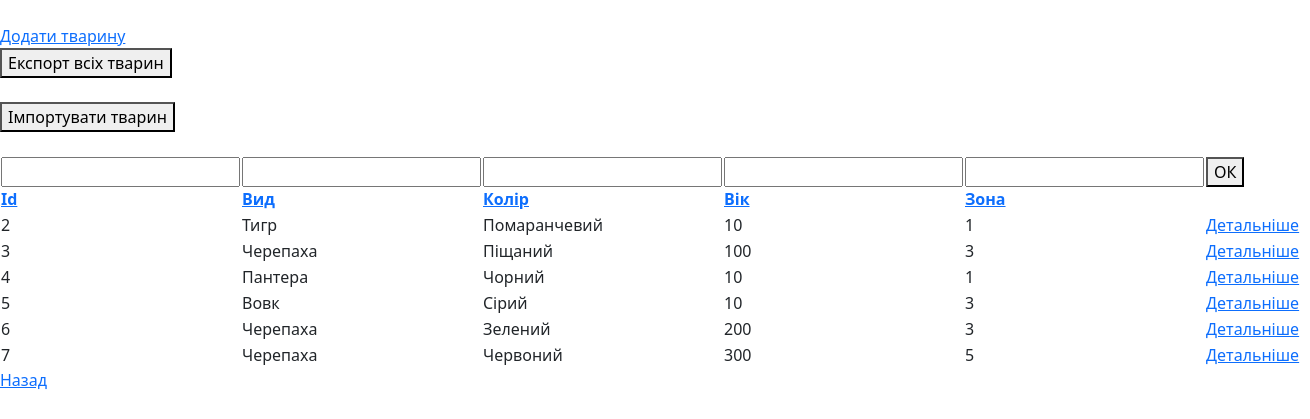
Before: /moderator/animals/ with the older database file.
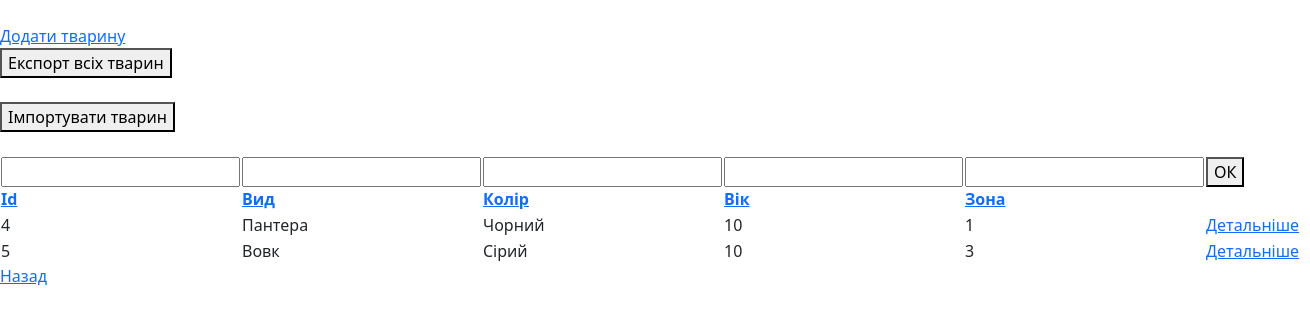
After: the same page with the newer database file.
### main/models.py (models this page shows, shortened)
class Animal(models.Model):
    id = models.IntegerField("№", primary_key=True)
    type = models.CharField("Вид", max_length=20)
    color = models.CharField("Колір", max_length=20)
    age = models.IntegerField("Вік")
    zone = models.IntegerField("Зона")

### moderator/views.py (the view, shortened to what this page needs)
# urls.py: path('animals', views.show_animals, name="animals_u")
def show_animals(request):
    all_animals = Animal.objects.all()
    sort_field = request.GET.get("sort", "id")
    direction = request.GET.get("dir", "asc")
    if direction == 'desc':
        all_animals = all_animals.order_by(f"-{sort_field}")
    else:
        all_animals = all_animals.order_by(sort_field)
    return render(request, "moderator/animal/show.html", {'all_animals':all_animals, "sort_field":sort_field, "direction":direction})

### moderator/templates/moderator/animal/show.html (shortened to what this page needs)
{% extends "layout_m.html" %}
{% block content %}
<br>
<a href="{% url 'animals_create' %}">Додати тварину</a>
<br>
<form action="{% url 'save_animals_to_file' %}" method = 'post'>
    <button type="submit">Експорт всіх тварин</button>
</form>
<br>
<form action="{% url 'load_animals_from_file' %}" method = 'post'>
    <button type="submit">Імпортувати тварин</button>
</form>
<br>
<form method="post">
    <table>
        <tr>
            <th>
                <input name="filter_id" type="number"><br>
                <a href="?sort=id&dir={% if sort_field == 'id' and direction == 'asc' %}desc{% else %}asc{% endif %}">Id</a>
            </th>
            <th>
                <input name="filter_type" type="text"><br>
                <a href="?sort=type&dir={% if sort_field == 'type' and direction == 'asc' %}desc{% else %}asc{% endif %}">Вид</a>
            </th>
            <th>
                <input name="filter_color" type="text"><br>
                <a href = "?sort=color&dir={% if sort_field == 'color' and direction == 'asc' %}desc{% else %}asc{% endif %}">Колір</a>
            </th>
            <th>
                <input name="filter_age" type="number"><br>
                <a href = "?sort=age&dir={% if sort_field == 'age' and direction == 'asc' %}desc{% else %}asc{% endif %}">Вік</a>
            </th>
            <th>
                <input name="filter_zone" type="number"><br>
                <a href = "?sort=zone&dir={% if sort_field == 'zone' and direction == 'asc' %}desc{% else %}asc{% endif %}">Зона</a>
            </th>
            <th><button type="submit">{% block b %}ОК{% endblock %}</button><br><br></th>
        </tr>
        {% for i in all_animals %}
        <tr>
            <td>{{ i.id }}</td>
            <td>{{ i.type }}</td>
            <td>{{ i.color }}</td>
            <td>{{ i.age }}</td>
            <td>{{ i.zone }}</td>
            <td>
                <a href="{% url 'detail_view' i.id %}">Детальніше</a>
            </td>
         </tr>
        {% endfor %}
    </table>
</form>
<a href="{% url 'main_page_m' %}">Назад</a><br>
{% endblock %}

Changed rows visible on the page:
removed Animal: id "2", type "Тигр", color "Помаранчевий", age "10", zone "1"
removed Animal: id "3", type "Черепаха", color "Піщаний", age "100", zone "3"
removed Animal: id "6", type "Черепаха", color "Зелений", age "200", zone "3"
removed Animal: id "7", type "Черепаха", color "Червоний", age "300", zone "5"
